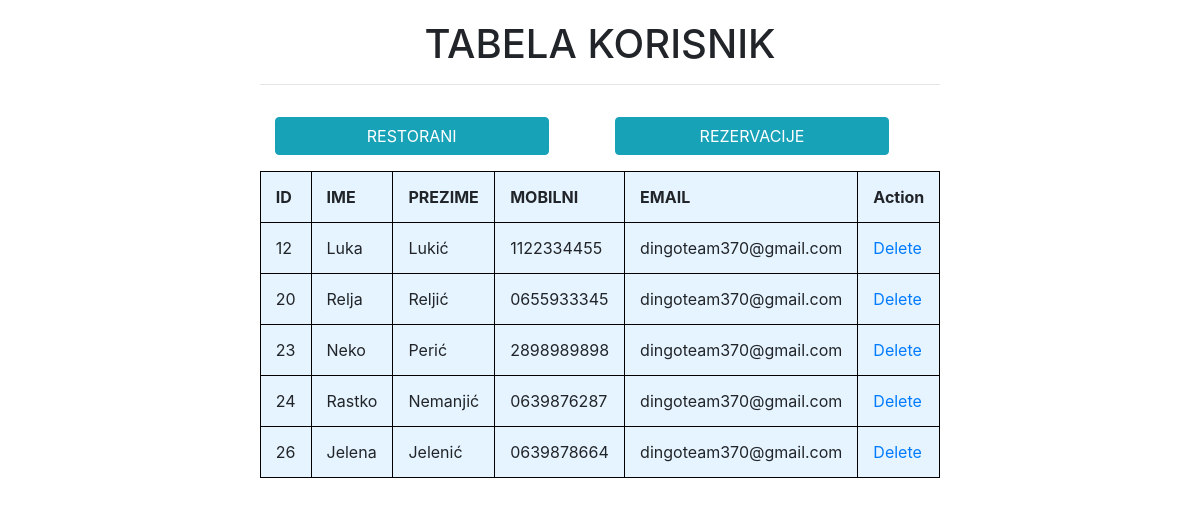
Screenshot of /admin/korisnik.php with the database file from the repository.
### tables this page shows
CREATE TABLE `korisnik` (
  `id_korisnika` int(11) NOT NULL,
  `ime` varchar(45) NOT NULL,
  `prezime` varchar(45) NOT NULL,
  `broj_mobilnog` varchar(15) NOT NULL,
  `email` varchar(45) NOT NULL
);

### admin/db.php (called while the page is built, shortened)
<?php
function selectKorisnik(mysqli $db){
    $data = [];
    $sql = 'select * from korisnik';
    $result = $db->query($sql);
    if ($result->num_rows > 0){
        while($row = $result->fetch_assoc()){
            $data[] = $row;
        }
    }
    return $data;
}

### admin/korisnik.php (the view, shortened to what this page needs)
<?php
require_once 'db.php';
$db = connect(DB_HOST, DB_NAME, DB_USERNAME, DB_PASSWORD);
$records = selectKorisnik($db);
?>
<html>
	<head>
    <link rel="stylesheet" type="text/css" href="style.css">
    <link rel="stylesheet" href="https://maxcdn.bootstrapcdn.com/bootstrap/4.5.0/css/bootstrap.min.css">
    </head>
   	<body>
        <h1> TABELA KORISNIK</h1>
        <hr>
      		<table>
              	<thead>
                    <tr>
                        <th>ID</th>
                        <th>IME</th>
                        <th>PREZIME</th>
                        <th>MOBILNI</th>
                        <th>EMAIL</th>
                   		<th>Action</th>
                    </tr>
             	</thead>
            	<tbody>
                    <?php
                    if(count($records) > 0):
                    	foreach($records as $record):
                    		?>
                    		<tr>
                    			<td><?php echo $record['id_korisnika'];?></td>
                    			<td><?php echo $record['ime'];?></td>
                          <td><?php echo $record['prezime'];?></td>
                          <td><?php echo $record['broj_mobilnog'];?></td>
                          <td><?php echo $record['email'];?></td>
                    			<td><a href="delete.php?id=<?php echo $record['id_korisnika'];?>&location=<?php echo "korisnik.php";?>">Delete</a></td>
                    		</tr>
                    		<?php
                    	endforeach;
                    else :
                    ?>
                    <tr>
              	        <td colspan = "5">Cannot find any records </td>
                    </tr>
                    <?php endif ?>
                </tbody>
                <div class="container">
                  <div class="row">
                      <div class="col-6">
                        <a href="restoran.php"><input class="btn btn-info" value="RESTORANI"></a>
                      </div>
                      <div class="col-6">
                        <a href="rezervacija.php"><input class="btn btn-info" value="REZERVACIJE"></a>
                      </div>
                  </div>
                </div>
    </body>
</html>

### admin/style.css (style rules this page uses)
body { font-family: Arial, Helvetica, sans-serif; display: table-cell; vertical-align: top; padding-top: 20px; display: inline-block; margin: 0px auto; }
.container { padding: 16px; }
table, th, td { border: 1px solid black; padding: 15px; background-color: #e6f4ff; }
h1 { text-align: center; }
html { display: table; margin: auto; }

### rows the page displays
korisnik: id_korisnika "12", ime "Luka", prezime "Lukić", broj_mobilnog "1122334455", email "dingoteam370@gmail.com"
korisnik: id_korisnika "20", ime "Relja", prezime "Reljić", broj_mobilnog "0655933345", email "dingoteam370@gmail.com"
korisnik: id_korisnika "23", ime "Neko", prezime "Perić", broj_mobilnog "2898989898", email "dingoteam370@gmail.com"
korisnik: id_korisnika "24", ime "Rastko", prezime "Nemanjić", broj_mobilnog "0639876287", email "dingoteam370@gmail.com"
korisnik: id_korisnika "26", ime "Jelena", prezime "Jelenić", broj_mobilnog "0639878664", email "dingoteam370@gmail.com"
